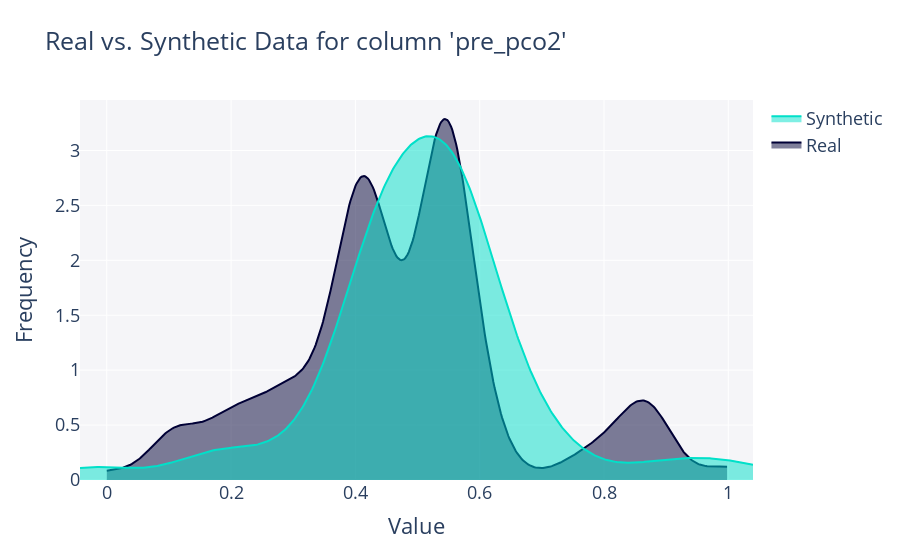

Notebook source saved alongside this figure:
### Markdown cell above
1d visualization of the data

### Code cell
from sdv.evaluation.single_table import get_column_plot
import plotly.offline as py

fig = get_column_plot(
    real_data=original_df,
    synthetic_data=synthetic_df,
    column_name= 'pre_pco2',
    metadata=metadata
)


py.init_notebook_mode(connected=True)
py.iplot(fig)

### Figure 1 — Plotly figure (JSON) as saved in the notebook; plotly's stock layout.template omitted (floating-point values rounded to 4 significant figures; data arrays with more than 128 entries replaced by an {"elided": "..."} marker saying what was removed)
{"data": [{"fill": "tozeroy", "hovertemplate": "<b>Real</b><br>Frequency: %{y}<extra></extra>", "legendgroup": "Real", "marker": {"color": "#000036"}, "mode": "lines", "name": "Real", "showlegend": true, "type": "scatter", "x": {"elided": "500 float values"}, "xaxis": "x", "y": {"elided": "500 float values"}, "yaxis": "y"}, {"fill": "tozeroy", "hovertemplate": "<b>Synthetic</b><br>Frequency: %{y}<extra></extra>", "legendgroup": "Synthetic", "marker": {"color": "#01E0C9"}, "mode": "lines", "name": "Synthetic", "showlegend": true, "type": "scatter", "x": {"elided": "500 float values"}, "xaxis": "x", "y": {"elided": "500 float values"}, "yaxis": "y"}], "layout": {"barmode": "overlay", "font": {"size": 18}, "hovermode": "closest", "legend": {"traceorder": "reversed"}, "plot_bgcolor": "#F5F5F8", "title": {"text": "Real vs. Synthetic Data for column 'pre_pco2'"}, "xaxis": {"anchor": "y2", "domain": [0, 1], "title": {"text": "Value"}, "zeroline": false}, "yaxis": {"anchor": "free", "domain": [0, 1], "position": 0, "title": {"text": "Frequency"}}}}
